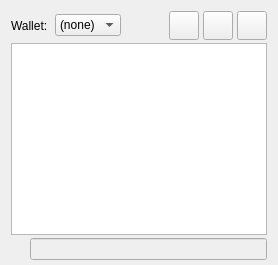
     <widget class="QWidget" name="tab_console">
      <attribute name="title">
       <string>&amp;Console</string>
      </attribute>
      <layout class="QVBoxLayout" name="verticalLayout_3">
       <property name="spacing">
        <number>3</number>
       </property>
       <property name="bottomMargin">
        <number>5</number>
       </property>
       <item>
        <layout class="QHBoxLayout" name="horizontalLayout">
         <property name="spacing">
          <number>4</number>
         </property>
         <item>
          <widget class="QLabel" name="WalletSelectorLabel">
           <property name="text">
            <string>Wallet: </string>
           </property>
          </widget>
         </item>
         <item>
          <widget class="QComboBox" name="WalletSelector">
           <property name="sizeAdjustPolicy">
            <enum>QComboBox::AdjustToContents</enum>
           </property>
           <item>
            <property name="text">
             <string>(none)</string>
            </property>
           </item>
          </widget>
         </item>
         <item>
          <spacer name="horizontalSpacer">
           <property name="orientation">
            <enum>Qt::Horizontal</enum>
           </property>
           <property name="sizeHint" stdset="0">
            <size>
             <width>40</width>
             <height>20</height>
            </size>
           </property>
          </spacer>
         </item>
         <item>
          <widget class="QToolButton" name="fontSmallerButton">
           <property name="toolTip">
            <string>Decrease font size</string>
           </property>
           <property name="text">
            <string/>
           </property>
           <property name="icon">
            <iconset resource="../xero.qrc">
             <normaloff>:/icons/fontsmaller</normaloff>:/icons/fontsmaller</iconset>
           </property>
           <property name="iconSize">
            <size>
             <width>22</width>
             <height>22</height>
            </size>
           </property>
          </widget>
         </item>
         <item>
          <widget class="QToolButton" name="fontBiggerButton">
           <property name="toolTip">
            <string>Increase font size</string>
           </property>
           <property name="text">
            <string/>
           </property>
           <property name="icon">
            <iconset resource="../xero.qrc">
             <normaloff>:/icons/fontbigger</normaloff>:/icons/fontbigger</iconset>
           </property>
           <property name="iconSize">
            <size>
             <width>22</width>
             <height>22</height>
            </size>
           </property>
          </widget>
         </item>
         <item>
          <widget class="QToolButton" name="clearButton">
           <property name="toolTip">
            <string>Clear console</string>
           </property>
           <property name="layoutDirection">
            <enum>Qt::LeftToRight</enum>
           </property>
           <property name="text">
            <string/>
           </property>
           <property name="icon">
            <iconset resource="../xero.qrc">
             <normaloff>:/icons/remove</normaloff>:/icons/remove</iconset>
           </property>
           <property name="iconSize">
            <size>
             <width>22</width>
             <height>22</height>
            </size>
           </property>
           <property name="shortcut">
            <string notr="true">Ctrl+L</string>
           </property>
          </widget>
         </item>
        </layout>
       </item>
       <item>
        <widget class="QTextEdit" name="messagesWidget">
         <property name="minimumSize">
          <size>
           <width>0</width>
           <height>100</height>
          </size>
         </property>
         <property name="readOnly">
          <bool>true</bool>
         </property>
         <property name="tabKeyNavigation" stdset="0">
          <bool>false</bool>
         </property>
         <property name="columnCount" stdset="0">
          <number>2</number>
         </property>
        </widget>
       </item>
       <item>
        <layout class="QHBoxLayout" name="horizontalLayoutPrompt">
         <property name="spacing">
          <number>3</number>
         </property>
         <item>
          <widget class="QPushButton" name="promptIcon">
           <property name="enabled">
            <bool>false</bool>
           </property>
           <property name="maximumSize">
            <size>
             <width>16</width>
             <height>24</height>
            </size>
           </property>
           <property name="text">
            <string/>
           </property>
           <property name="icon">
            <iconset resource="../xero.qrc">
             <normaloff>:/icons/prompticon</normaloff>
             <disabledoff>:/icons/prompticon</disabledoff>:/icons/prompticon</iconset>
           </property>
           <property name="iconSize">
            <size>
             <width>14</width>
             <height>14</height>
            </size>
           </property>
           <property name="autoDefault">
            <bool>false</bool>
           </property>
           <property name="flat">
            <bool>true</bool>
           </property>
          </widget>
         </item>
         <item>
          <widget class="QLineEdit" name="lineEdit">
           <property name="enabled">
            <bool>false</bool>
           </property>
           <property name="placeholderText">
            <string/>
           </property>
          </widget>
         </item>
        </layout>
       </item>
      </layout>
     </widget>
